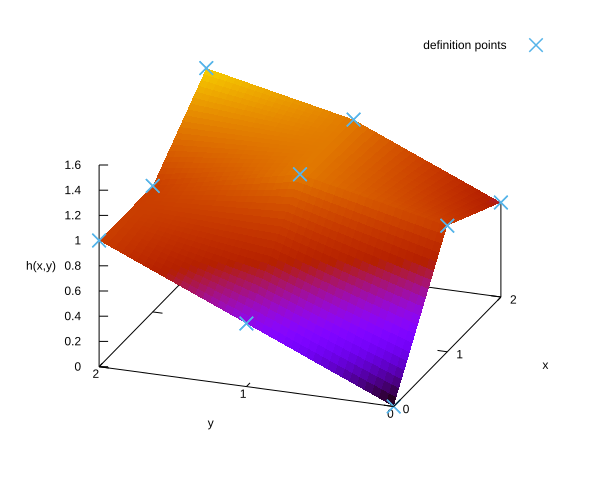

Write gnuplot code to recreate this figure.
set ticslevel 0

set size square
unset colorbox
set view 60,290

set xtics 1
set ytics 1
set xlabel "x"
set ylabel "y"
set zlabel "h(x,y)"

set terminal svg
set output "rectangle.svg"

splot \
      "h_int.dat" w pm3d ti "",\
      "g_def.dat" w p ps 1.5 lt 3 pt 2 ti "definition points"

# set terminal png
# set output "rectangle.png"
# 
# replot
# 


set terminal svg
set output "rectangle2d.svg"

set xrange [0:2]
set yrange [0:2]
plot "h_int.dat" w image ti "",\
     "g_def.dat" w p ps 1.5 lt 3 pt 2 ti ""

# set terminal png
# set output "rectangle2d.png"
# 
# replot
